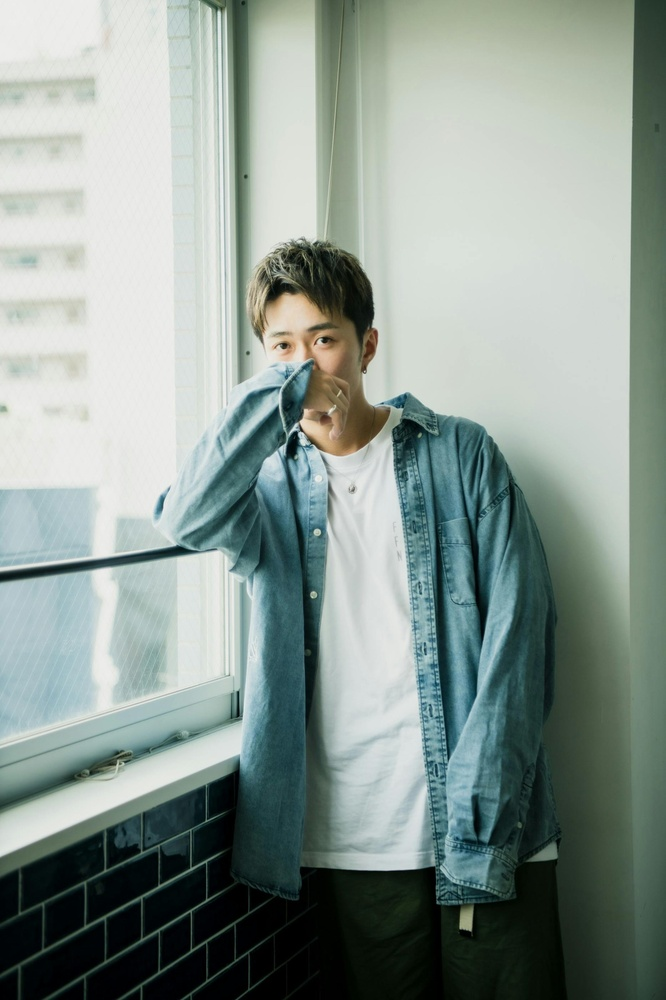
%> input picture LR3/data/3.jpg, 666 x 1000 px, shrunk from 1866 x 2800 before the run, given in place of 1.jpg, which was not available
$ octave lr2_9.m   (GNU Octave 9; MATLAB toolbox functions it lacks are replaced by stand-ins)
%> lines starting %> are read from the running program, lines starting %| are printed output that depends on the picture; pictures that were not available may be replaced by others from this repository, and a replacement may not be noted
imagePath1 = 'C:\Users\user\Desktop\Обр. сигн та зобр\LR2\data\1.jpg';
imagePath2 = 'C:\Users\user\Desktop\Обр. сигн та зобр\LR2\data\2.jpg';

image1 = imread(imagePath1);
%> image1 is the input picture: size 1000x666x3 uint8; mean R, G, B 138.2, 151.6, 145.3
image2 = imread(imagePath2);
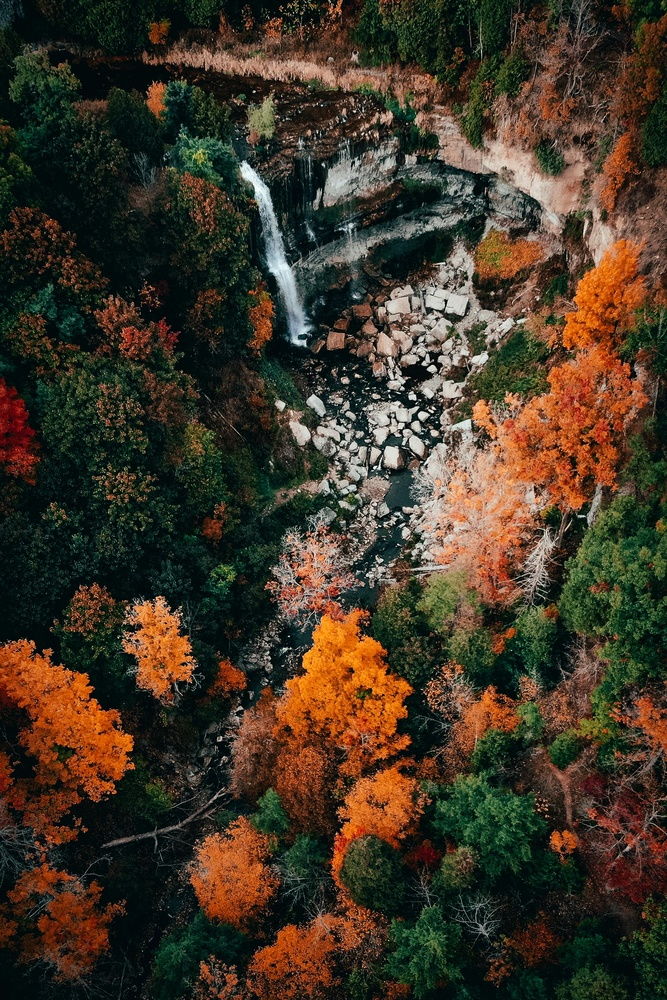
%> input picture LR3/data/2.jpg, 667 x 1000 px, shrunk from 1836 x 2754 before the run
%> image2 is the input picture: size 1000x667x3 uint8; mean R, G, B 66.3, 55.1, 39.6

% Застосування різних шумів
noisyImage1_gaussian = imnoise(image1, 'gaussian', 0, 0.02); % Нормальний білий шум
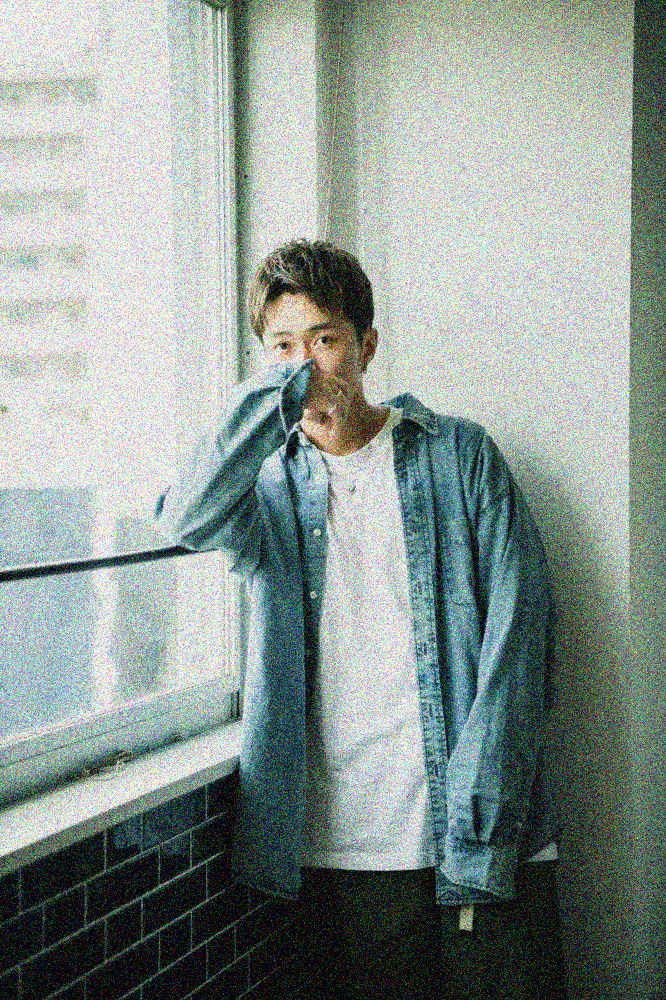
%> noisyImage1_gaussian: size 1000x666x3 uint8; mean R, G, B 138.8, 151.3, 145.5
noisyImage2_salt_pepper = imnoise(image2, 'salt & pepper', 0.05); % Імпульсна перешкода
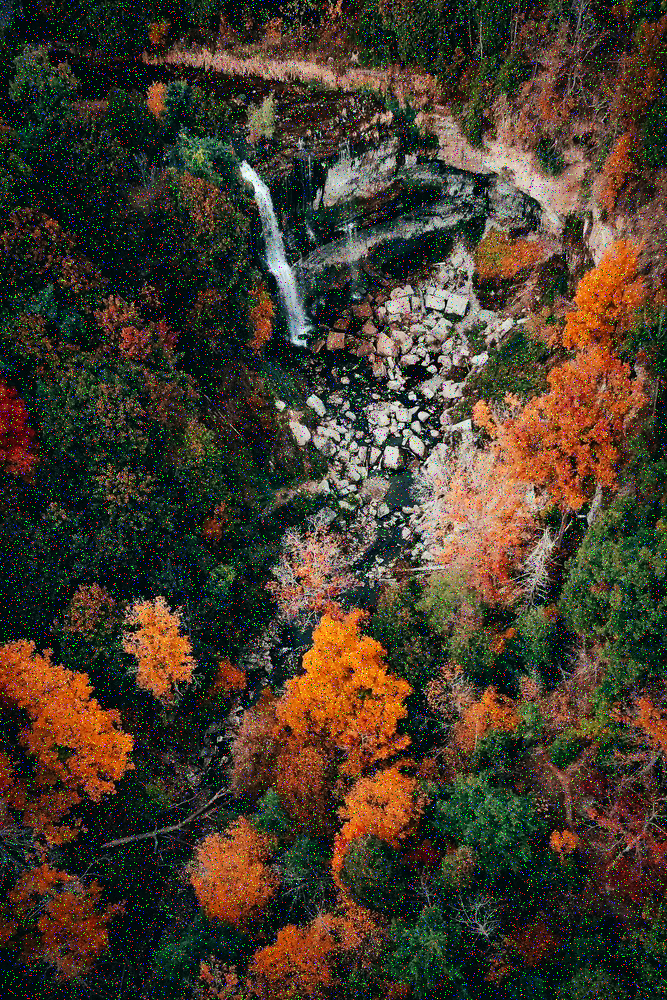
%> noisyImage2_salt_pepper: size 1000x667x3 uint8; mean R, G, B 69.3, 58.8, 43.9

% Нелінійний медіанний фільтр для кожного каналу окремо
filteredImage1_median = zeros(size(image1));
filteredImage1_median(:,:,1) = medfilt2(noisyImage1_gaussian(:,:,1), [3, 3]);
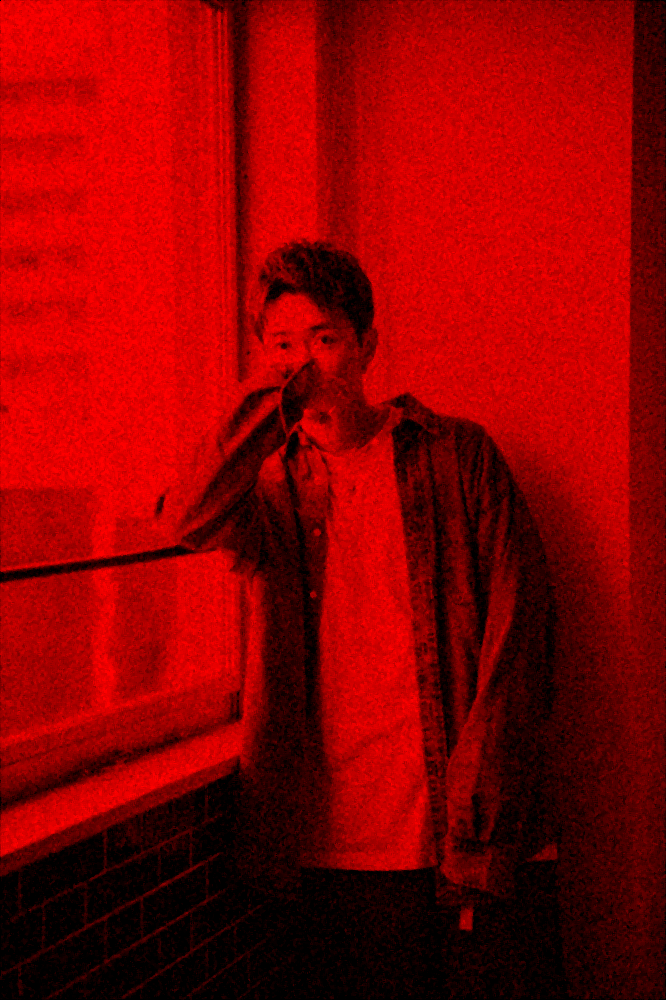
%> filteredImage1_median: size 1000x666x3 double; mean R, G, B 138.5, 0, 0
filteredImage1_median(:,:,2) = medfilt2(noisyImage1_gaussian(:,:,2), [3, 3]);
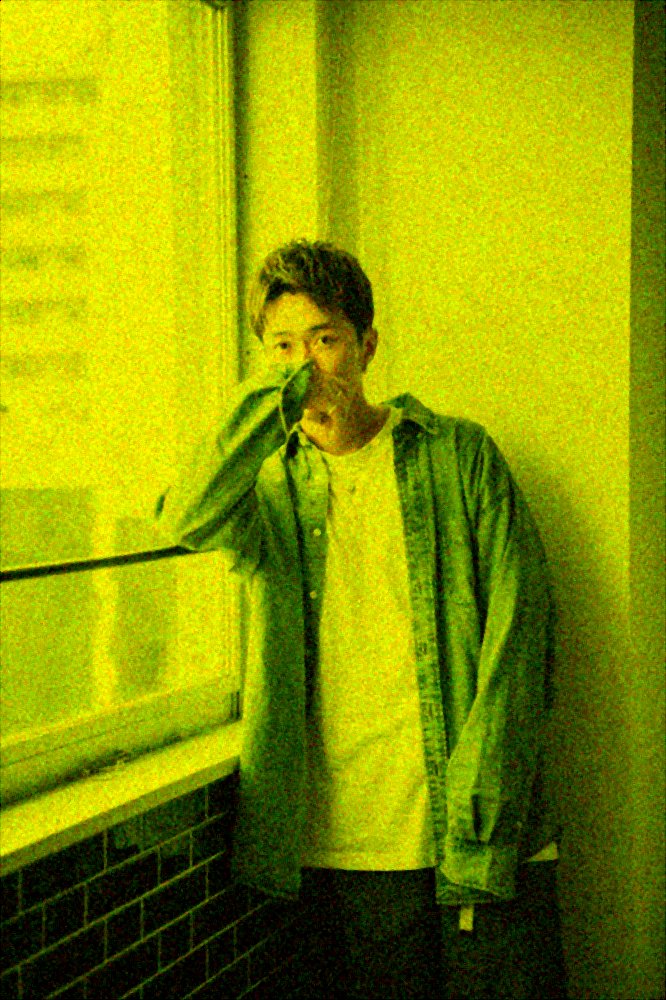
%> filteredImage1_median: size 1000x666x3 double; mean R, G, B 138.5, 151.6, 0
filteredImage1_median(:,:,3) = medfilt2(noisyImage1_gaussian(:,:,3), [3, 3]);

filteredImage2_median = zeros(size(image2));
filteredImage2_median(:,:,1) = medfilt2(noisyImage2_salt_pepper(:,:,1), [3, 3]);
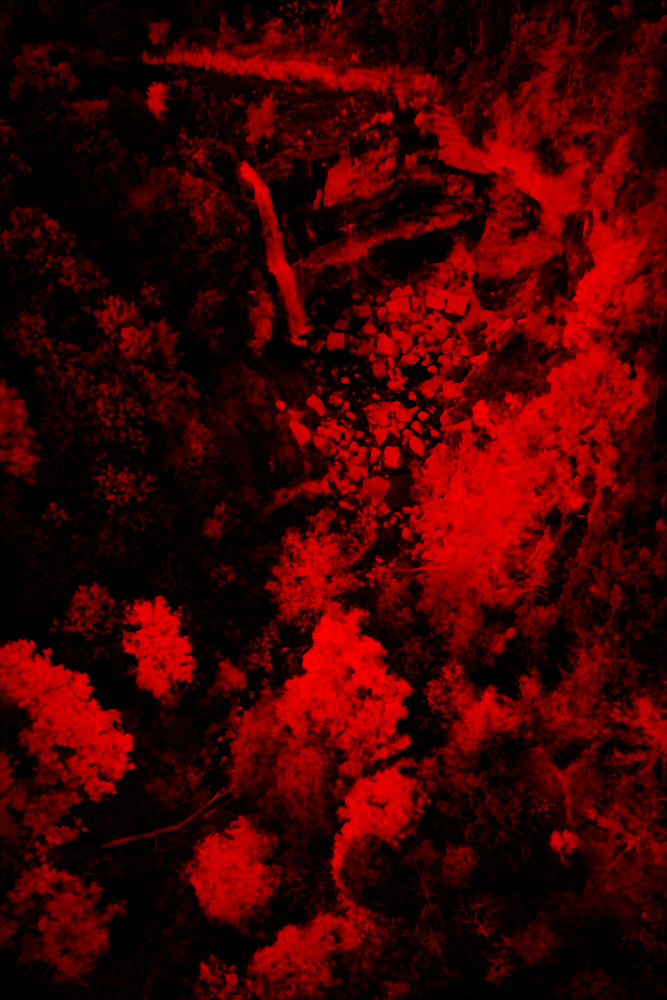
%> filteredImage2_median: size 1000x667x3 double; mean R, G, B 65, 0, 0
filteredImage2_median(:,:,2) = medfilt2(noisyImage2_salt_pepper(:,:,2), [3, 3]);
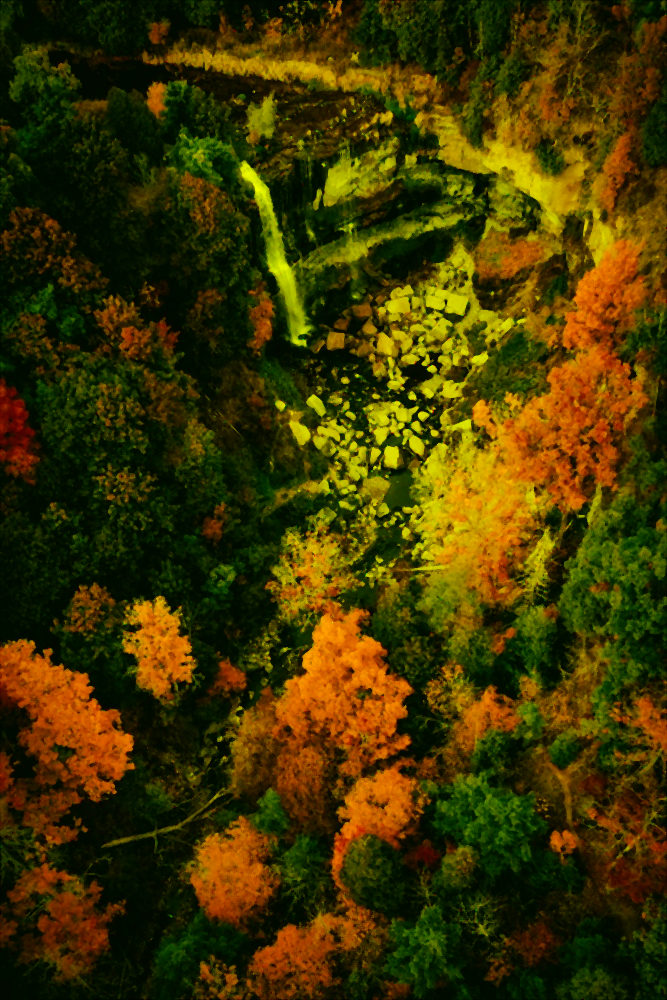
%> filteredImage2_median: size 1000x667x3 double; mean R, G, B 65, 54, 0
filteredImage2_median(:,:,3) = medfilt2(noisyImage2_salt_pepper(:,:,3), [3, 3]);

% Відображення результатів фільтрації
figure;
subplot(2, 3, 1);
imshow(image1);
title('Оригінальне зображення 1');

subplot(2, 3, 2);
imshow(noisyImage1_gaussian);
title('Зашумлене гаусівським шумом');

subplot(2, 3, 3);
imshow(uint8(filteredImage1_median));
title('Медіанний фільтр');

subplot(2, 3, 4);
imshow(image2);
title('Оригінальне зображення 2');

subplot(2, 3, 5);
imshow(noisyImage2_salt_pepper);
title('Зашумлене імпульсною перешкодою');

subplot(2, 3, 6);
imshow(uint8(filteredImage2_median));
title('Медіанний фільтр');
